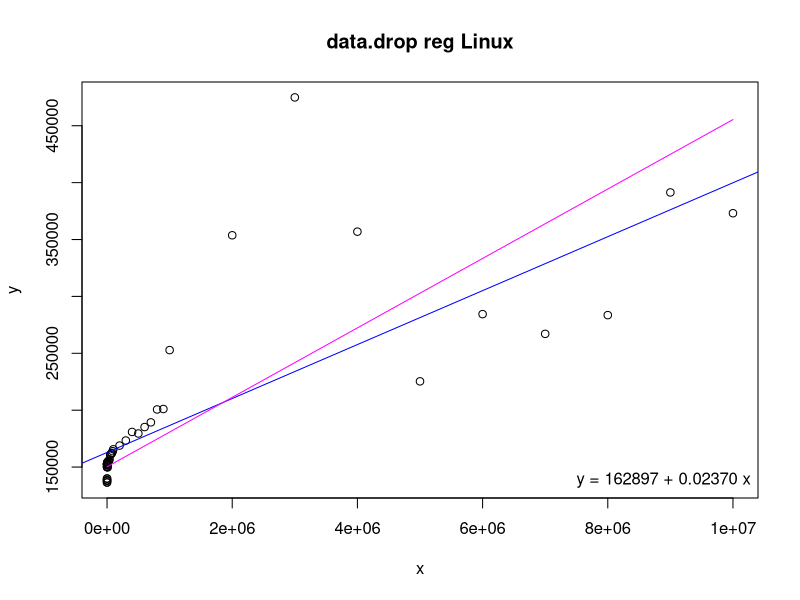
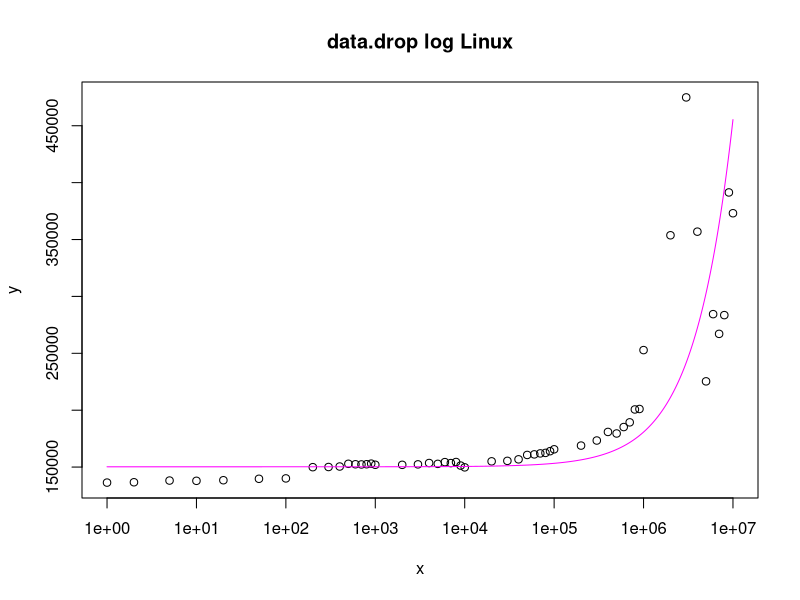

Here is the R script that generated these plots, in order:
# Input data
x <- c(1,2,5,10,20,50,100,200,300,400,500,600,700,800,900,1000,2000,3000,4000,5000,6000,7000,8000,9000,10000,20000,30000,40000,50000,60000,70000,80000,90000,100000,200000,300000,400000,500000,600000,700000,800000,900000,1000000,2000000,3000000,4000000,5000000,6000000,7000000,8000000,9000000,10000000)
y <- c(136370,136660,138160,137930,138450,139710,140050,149920,150070,150500,152890,152480,152310,152500,153020,152030,151990,152390,153580,152830,154360,153510,154460,151330,149770,155050,155470,156810,160670,161170,162040,162470,163970,165630,168900,173350,180890,179530,185190,189320,200650,201060,252820,353740,474910,356920,225350,284420,267090,283560,391390,373110)

# Linear regression
model <- lm(y ~ x)
coefs <- coef(model)

# Print regression coefficients
print(coefs)

# Estimating function
fe <- function(x) {
  150000 + (((x + 8192 - 1) / 8192) * 250)
}

# Estimated values
xe <- seq(1, 10000000, by = 1000)
ye <- fe(xe)

png("data-drop-reg.png")
plot(x, y, main = "data.drop reg Linux")
abline(model, col = "blue")
lines(xe, ye, col = "magenta")
legend("bottomright", legend = sprintf("y = %.0f + %.5f x", coefs[1], coefs[2]), bty = "n")

png("data-drop-log.png")
plot(x, y, log = "x", main = "data.drop log Linux")
lines(xe, ye, col = "magenta")
